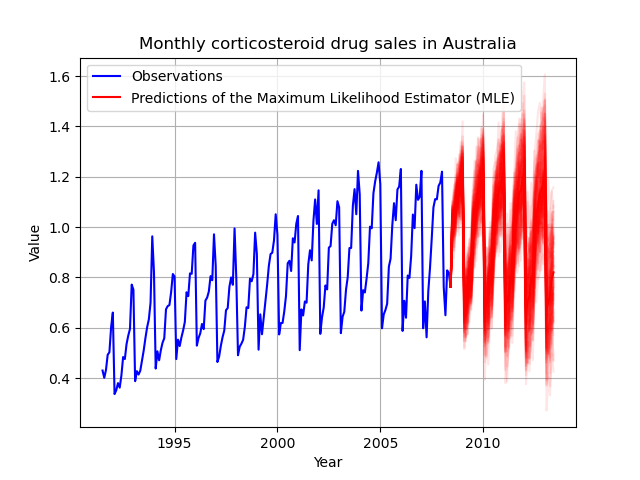

The Python source for this figure:
'''
Time series forecasting example in PyTorch.

Based on https://otexts.com/fpp2/seasonal-arima.html#example-corticosteroid-drug-sales-in-australia.

Raw data downloaded from https://www.key2stats.com/data-set/view/764.
'''
import pandas as pd
import matplotlib.pyplot as plt
import torch as pt
import numpy as np
import os
from ARIMA import ARIMA

# Load data and create model
data = pd.read_csv(os.path.dirname(__file__) + '/data/Monthly_corticosteroid_drug_sales_in_Australia_from_July_1991_to_June_2008.csv')
year = data['time'].to_numpy()
observations = pt.Tensor(data['value'])
model = ARIMA(3,0,1,0,1,2,12)

# Optimize model parameters in order find the Maximum Likelihood Estimator (MLE).
# In case of an ARIMA model maximizing the likelihood of the observations is equivalent to maxmizing the likelihood of the innovations as the Jacobian determinant of the transformation between the two is equal to one.
# See a discussion with ChatGPT on the subject at https://chat.openai.com/share/55d34600-6b9d-49ea-b7de-0b70b0e2382f.
optimizer = pt.optim.Adam(model.parameters(), lr=0.05)
for count in range(100):
    optimizer.zero_grad()
    innovations = model(observations)
    variance = (innovations**2).mean()
    variance.backward()
    optimizer.step()

# Plot predictions
innovations = model(observations)
plt.plot(year, observations, 'b', label='Observations')
simulations = []
num_predictions = 5 * 12
all_year = np.concatenate((year, year[-1] + (np.arange(num_predictions) + 1) * np.diff(year).mean()))
for count in range(100):
    new_innovations = pt.randn(num_predictions) * variance.sqrt()
    all_innovations = pt.cat([innovations, new_innovations])
    all_observations = model.predict(all_innovations).detach().numpy()
    simulations.append(all_observations)
    idx = range(len(innovations) - 1, len(all_innovations))
    plt.plot(all_year[idx], all_observations[idx], 'r', alpha=0.1)
plt.plot(all_year[idx], np.array(simulations).mean(0)[idx], 'r', label='Predictions of the Maximum Likelihood Estimator (MLE)')
plt.xlabel('Year')
plt.ylabel('Value')
plt.title('Monthly corticosteroid drug sales in Australia')
plt.legend(loc='upper left')
plt.grid()
output_file_name = os.path.dirname(__file__) + '/example.png'
plt.savefig(output_file_name)
print('Saved output file ' + output_file_name)

